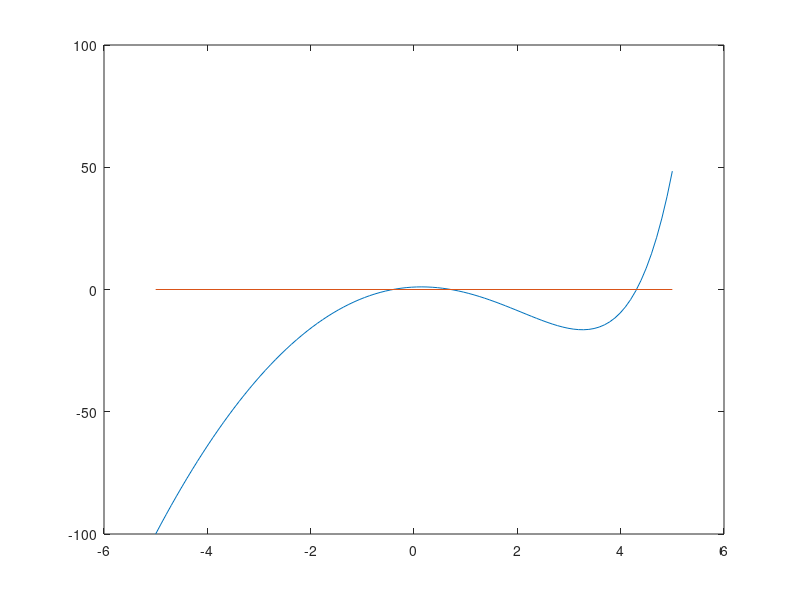

Write MATLAB code to recreate this figure. (Note: this script raises an error after producing the figure.)
% 15 april examples

xx=linspace(-5,5);


% f=@(x) cos(x)-x;
f=@(x) exp(x) - 4*x.^2;
df=@(x) exp(x) - 8*x;


plot(xx,f(xx),[-5,5],[0,0]);

%bs=bisect(f,0,1,20)

n=newton(f,df,0.5,7)
fz=fzero(f,0.5)
abs(fz-n)






function x=newton(f,df,x,step)
  for i=1:step
    x=x-f(x)/df(x);
  end
end


function m=bisect(f,a,b,step)
  for i=1:step
    m=0.5*(a+b);
    if f(a)*f(m)<0
      b=m;
    else
      a=m;
    end
  end
  m=0.5*(a+b);
end
